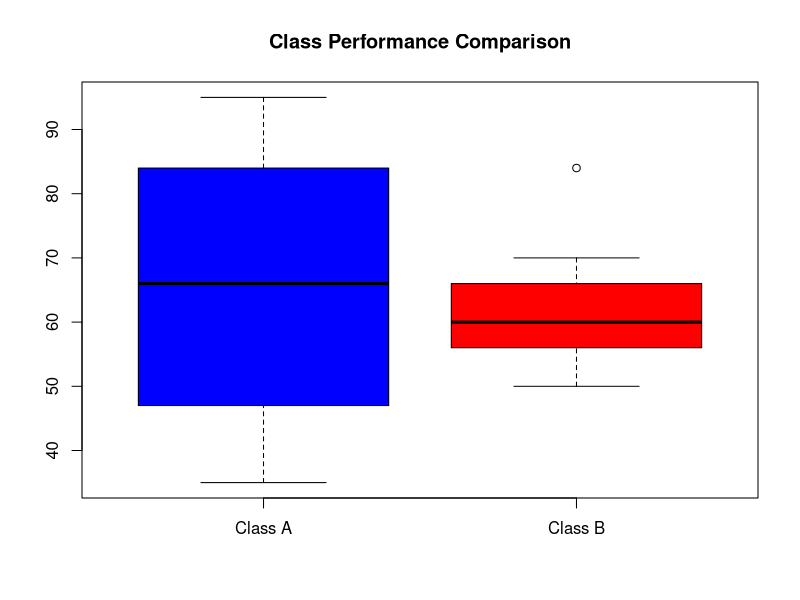

The R source for this figure:
# First, create vectors for Class A and Class B
classA <- c(76, 35, 47, 64, 95, 66, 89, 36, 84)
classB <- c(51, 56, 84, 60, 59, 70, 63, 66, 50)

# (i) Calculate mean, median, and range for both classes
mean_classA <- mean(classA)
median_classA <- median(classA)
range_classA <- max(classA) - min(classA)

mean_classB <- mean(classB)
median_classB <- median(classB)
range_classB <- max(classB) - min(classB)

# (ii) Create a boxplot for both classes
boxplot(classA, classB, names = c("Class A", "Class B"), col = c("blue", "red"), main = "Class Performance Comparison")

# Print the calculated statistics
cat("Class A - Mean:", mean_classA, "Median:", median_classA, "Range:", range_classA, "\n")
cat("Class B - Mean:", mean_classB, "Median:", median_classB, "Range:", range_classB, "\n")

# Inferences
if (mean_classA > mean_classB) {
  cat("Class A had a higher mean score.\n")
} else if (mean_classB > mean_classA) {
  cat("Class B had a higher mean score.\n")
} else {
  cat("Both classes had the same mean score.\n")
}

if (median_classA > median_classB) {
  cat("Class A had a higher median score.\n")
} else if (median_classB > median_classA) {
  cat("Class B had a higher median score.\n")
} else {
  cat("Both classes had the same median score.\n")
}

if (range_classA > range_classB) {
  cat("Class A had a larger range.\n")
} else if (range_classB > range_classA) {
  cat("Class B had a larger range.\n")
} else {
  cat("Both classes had the same range.\n")
}
